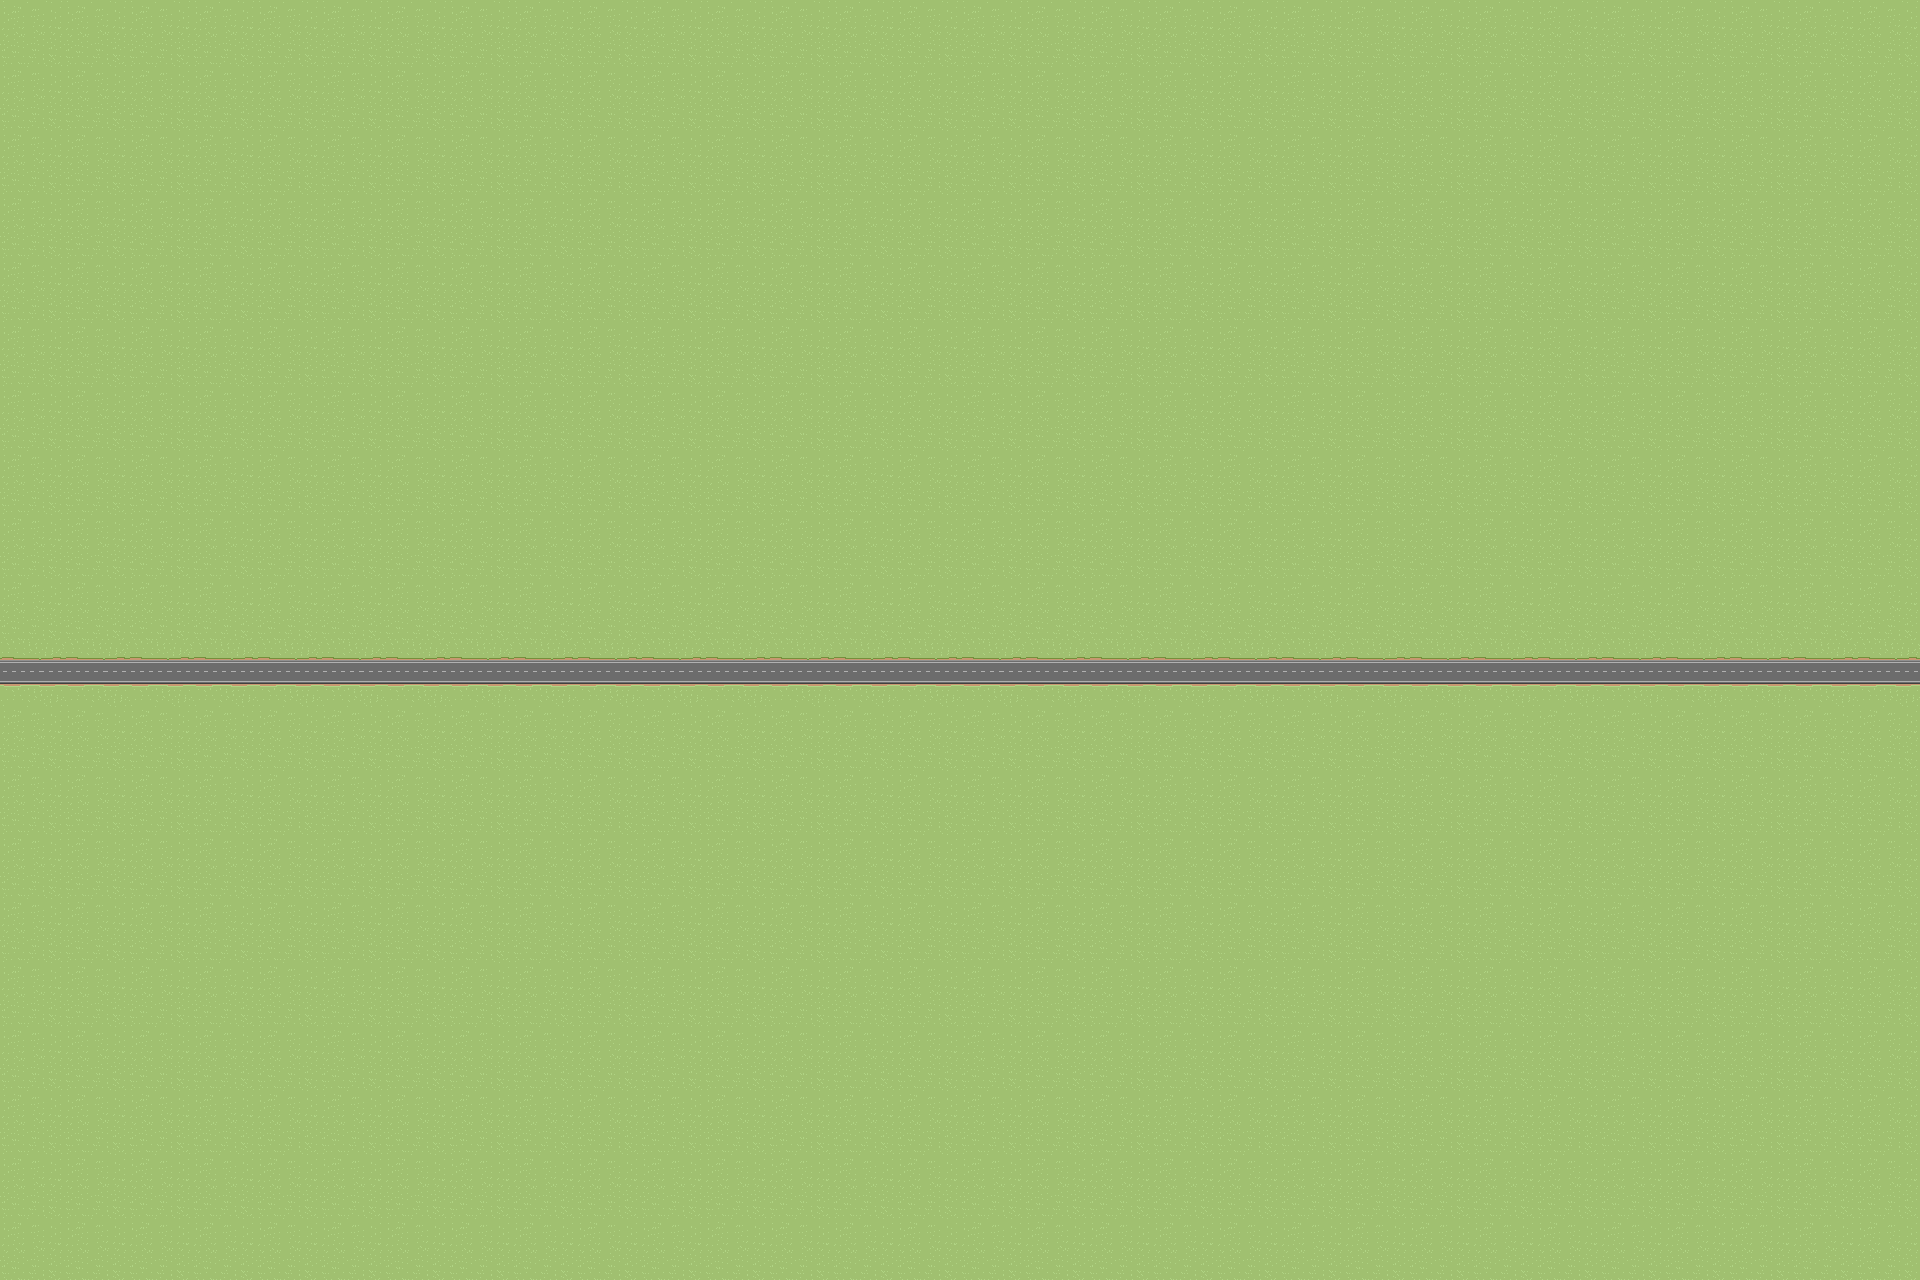

A 2D game scene composited from a Tiled map and its tileset images. What follows is a short description and the map's XML, with each tile layer's data collapsed to a summary:
An orthogonal 30x20 tile map with 64x64 px tiles, 2 tile layers (terrain, road) and 4 objects (start_point, finish_zone).

<map version="1.2" tiledversion="1.3.4" orientation="orthogonal" renderorder="right-down" compressionlevel="0" width="30" height="20" tilewidth="64" tileheight="64" infinite="0" nextlayerid="10" nextobjectid="7">
 <editorsettings>
  <export target="level1.json" format="json" />
 </editorsettings>
 <tileset firstgid="1" name="road" tilewidth="64" tileheight="64" tilecount="19" columns="19">
  <image source="../graphics/Spritesheets/spritesheet-map.png" width="1216" height="64" />
 </tileset>
 <layer id="2" name="terrain" width="30" height="20">
  <data>[600 cells, 600 non-empty, 1 distinct tile ids]</data>
 </layer>
 <layer id="3" name="road" width="30" height="20">
  <data>[600 cells, 30 non-empty, 1 distinct tile ids]</data>
 </layer>
 <objectgroup id="4" name="Start">
  <object id="1" name="start_point" x="11" y="670">
   <point />
  </object>
 </objectgroup>
 <objectgroup id="5" name="Finish">
  <object id="3" name="finish_zone" x="1880" y="636" width="43" height="72" />
 </objectgroup>
 <group id="6" name="EnemysSpawn">
  <objectgroup id="7" name="spawn">
   <object id="4" x="412" y="608">
    <point />
   </object>
   <object id="6" x="671.5" y="736.5">
    <point />
   </object>
  </objectgroup>
 </group>
</map>
